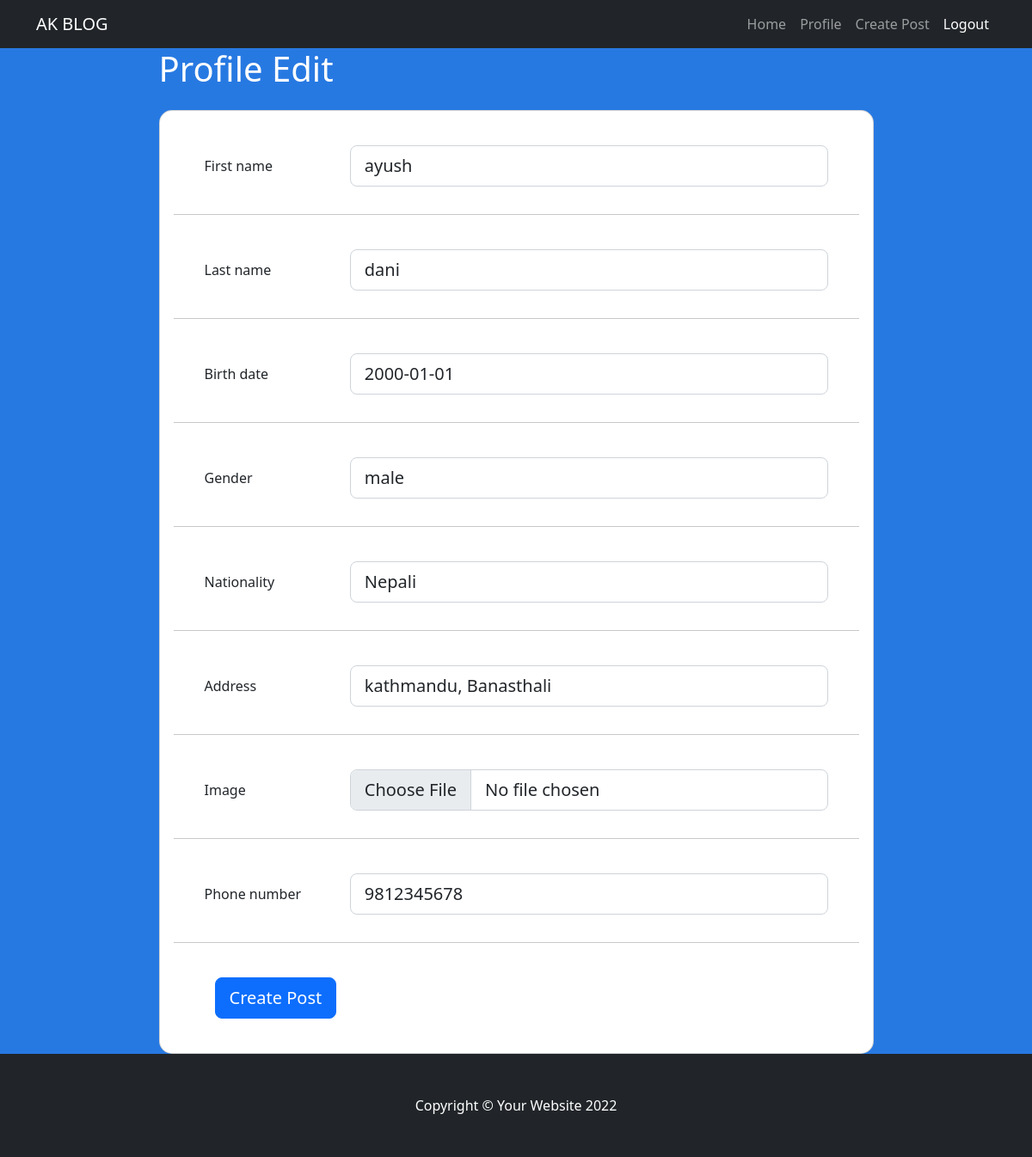
/account/profileedit/ (signed in), run on the app's committed database.
### account/models.py (models this page shows, shortened)
class Profile(models.Model):
    Gender_Choice = (
        ("Male","male"),
        ("Female","Female"),
        ("Others","Others"),
    )
    first_name = models.CharField(max_length=255, null=True, blank=True)
    last_name = models.CharField(max_length=255, null=True, blank=True)
    birth_date = models.DateField(null=True, blank=True)
    gender = models.CharField(max_length=100, choices=Gender_Choice, null=True, blank=True)
    nationality = models.CharField(max_length=100, null=True, blank=True)
    address = models.CharField(max_length=255, null=True, blank=True)
    image = models.ImageField(upload_to='images/%y/%m/%d', default="default.jpg", null=True, blank=True)
    phone_number = models.CharField(max_length=20, null=True, blank=True)
    user = models.OneToOneField(User, on_delete=models.CASCADE)

### account/views.py (the view)
# urls.py: path("profileedit/",profile_edit, name='profileedit'),
@login_required(login_url="account:login")
def profile_edit(request):
    user = request.user
    profile = Profile.objects.filter(user=user)
    if request.method == "POST":
        form = ProfileForm(request.POST, instance=request.user.profile)
        if form.is_valid():
            form.save()
            return redirect("blog:home")
    form = ProfileForm(instance=request.user.profile)
    return render(request, "account/profileedit.html", {"form":form})

### account/forms.py
class ProfileForm(forms.ModelForm):
    class Meta:
        model = Profile
        fields = ['first_name', 'last_name', 'birth_date', 'gender', 'nationality', 'address', 'image', 'phone_number']
        widgets = {
            'first_name' : forms.TextInput(attrs={'class':'form-control form-control-lg'}),
            'last_name' : forms.TextInput(attrs={'class':'form-control form-control-lg'}),
            'birth_date' : forms.DateInput(attrs={'class':'form-control form-control-lg'}),
            'gender' : forms.Select(attrs={'class':'form-control form-control-lg'}),
            'nationality' : forms.TextInput(attrs={'class':'form-control form-control-lg'}),
            'address' : forms.TextInput(attrs={'class':'form-control form-control-lg'}),
            'image' : forms.FileInput(attrs={'class':'form-control form-control-lg'}),
            'phone_number' : forms.TextInput(attrs={'class':'form-control form-control-lg'}),
        }

### templates/account/profileedit.html (shortened to what this page needs)
{% extends 'base.html' %}
{% block content %}
    <section  style="background-color: #2779e2;">
        <div class="container h-100">
          <div class="row d-flex justify-content-center align-items-center h-200">
            <div class="col-xl-9">
              <h1 class="text-white mb-4">Profile Edit</h1>
              <div class="card" style="border-radius: 15px;">
                <div class="card-body">
                    <form method="POST">
                        {% for field in form %}
                            <div class="row align-items-center pt-4 pb-3">
                                <div class="col-md-3 ps-5">
                                <h6 class="mb-0"></h6>{{field.label}}
                                </div>
                                <div class="col-md-9 pe-5">
                                    {{field}}
                                </div>
                            </div>
                            <hr class="mx-n3">
                        {% endfor %}
                        <div class="px-5 py-4">
                            <button type="submit" class="btn btn-primary btn-lg">Create Post</button>
                        </div>
                    </form>
                </div>
              </div>
            </div>
          </div>
        </div>
    </section>
{% endblock content %}

### data on the page
Profile: form "ayush" "dani" "2000-01-01" "male" "Nepali" "kathmandu, Banasthali" "9812345678"

### other printed values
{{ field.label }} "First name" "Last name" "Birth date" "Gender" "Nationality" "Address" "Image" "Phone number"
